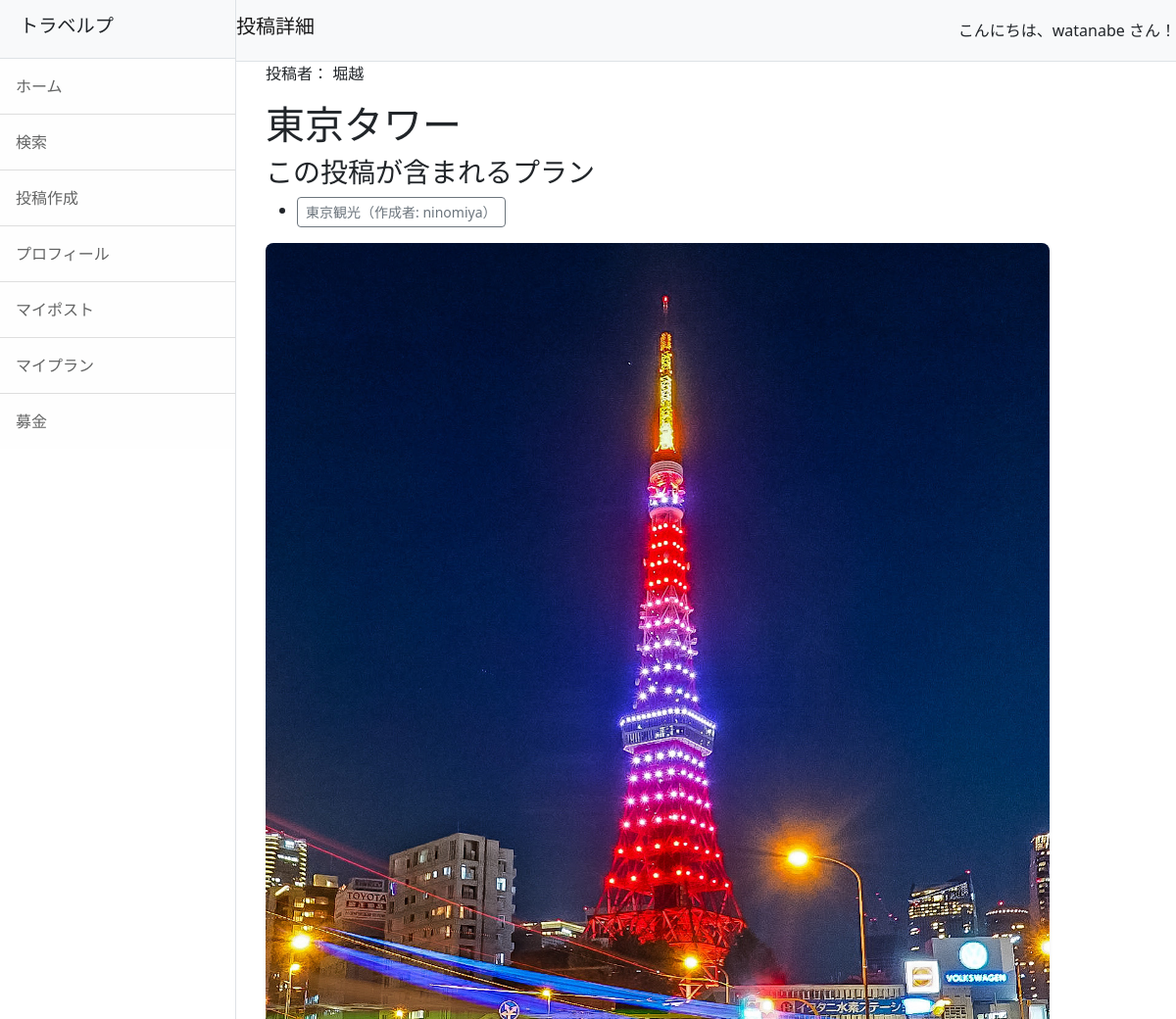
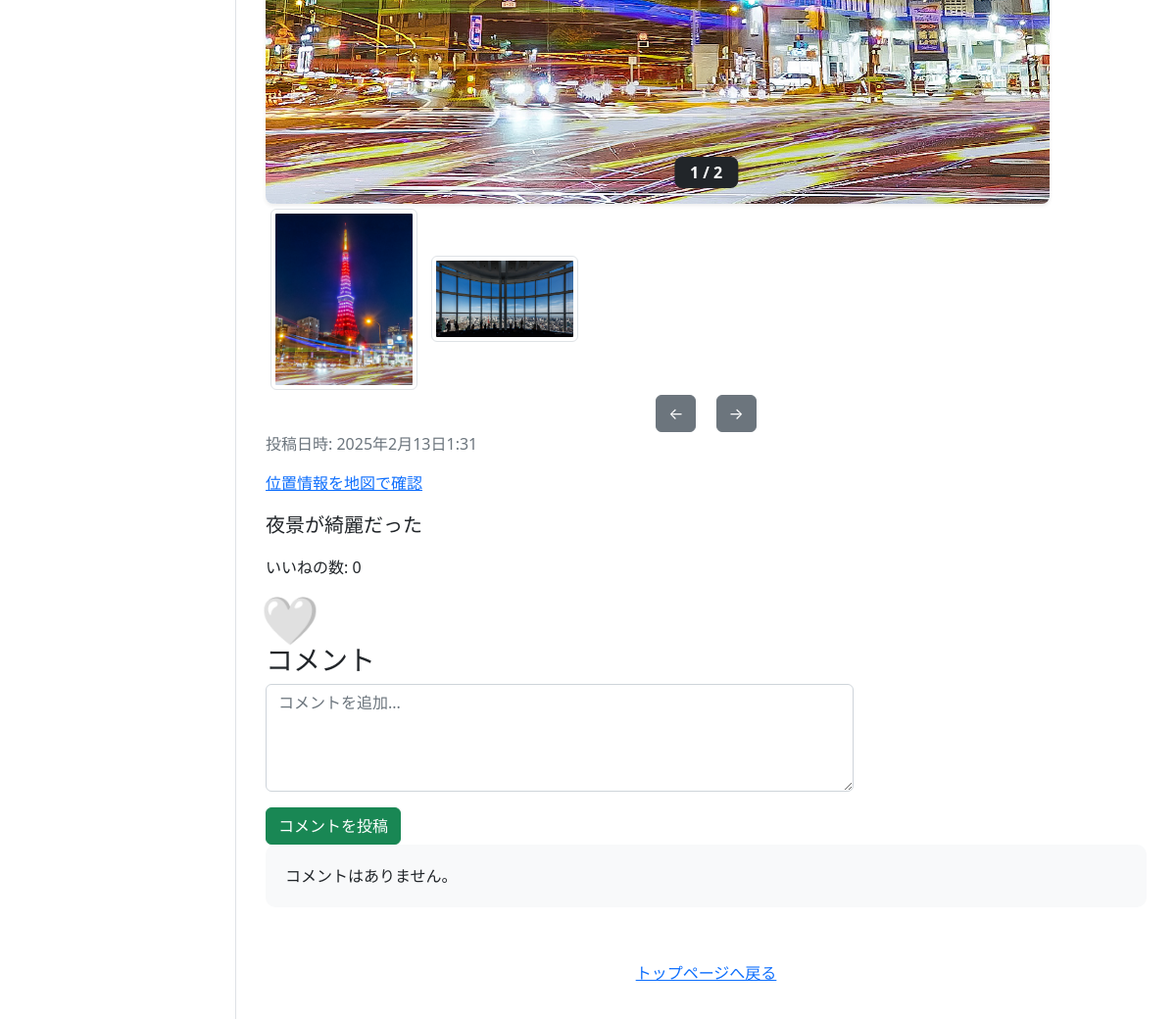
Screenshot of /post-detail/5/ (signed in) with the database file from the repository (2 pictures, top to bottom).
### accounts/models.py (models this page shows, shortened)
class CustomUser(AbstractUser):
    pass
    nickname = models.CharField(max_length=150, blank=True, null=True)
    profile_image = models.ImageField(upload_to='profile_images/', null=True, blank=True)
    profile_description = models.TextField(null=True, blank=True)

### travelp/models.py (models this page shows, shortened)
class Post(models.Model):
    user = models.ForeignKey(CustomUser, on_delete=models.SET_NULL, null=True, blank=True)
    title = models.CharField(max_length=200)
    comment = models.TextField()
    created_at = models.DateTimeField(auto_now_add=True)
    caption = models.TextField(verbose_name='場所', blank=True)
    fundraising = models.ForeignKey(Fundraising, null=True, blank=True, on_delete=models.SET_NULL)
    latitude = models.DecimalField(max_digits=15, decimal_places=11, null=True, blank=True)  # 緯度
    longitude = models.DecimalField(max_digits=15, decimal_places=11, null=True, blank=True)  # 経度
    def like_count(self):
        return self.likes.count()  # 投稿に対する「いいね」の数を返す
    def liked_by_user(self, user):
        return self.likes.filter(user=user).exists()

class Plan(models.Model):
    name = models.CharField(max_length=200)
    user = models.ForeignKey(CustomUser, on_delete=models.SET_NULL, null=True, blank=True)
    posts = models.ManyToManyField(Post, related_name='plans')  # プランに関連する投稿
    created_at = models.DateTimeField(auto_now_add=True)

class PostImage(models.Model):
    post = models.ForeignKey(Post, related_name='images', on_delete=models.CASCADE)
    image = models.ImageField(upload_to='photos')

### travelp/views.py (the view, shortened to what this page needs)
# urls.py: path('post-detail/<int:pk>/', views.PostDetailView.as_view(), name='post_detail'),
class PostDetailView(DetailView):
    model = Post
    template_name = 'post_detail.html'
    context_object_name = 'post'
    def get_context_data(self, **kwargs):
        context = super().get_context_data(**kwargs)
        context['plans'] = Plan.objects.filter(posts=self.object)
        print(f"DEBUG: {self.object.title} を含むプラン数 → {context['plans'].count()}")
        post = self.object  # 現在表示されている投稿オブジェクトを取得
        context['comments'] = Comment.objects.filter(post=post)
        if self.request.user.is_authenticated:
            context['liked'] = post.liked_by_user(self.request.user)  # いいねしているか確認
        else:
            context['liked'] = False  # ログインしていない場合はいいねなし
        return context
    def post_detail(request, post_id):
        post = get_object_or_404(Post, id=post_id)
        fundraising = get_object_or_404(Fundraising, post=post)  # 投稿に関連する募金プロジェクト
        if not (post.likes.filter(id=request.user.id).exists() or post.comments.filter(user=request.user).exists()):
            return redirect('some_other_page')
        plans = Plan.objects.filter(posts=post)
        print(f"DEBUG: {post.title} を含むプラン数 → {plans.count()}")
        return render(request, 'post_detail.html', {'post': post, 'plans': plans, 'fundraising': fundraising})

### travelp/templates/post_detail.html (shortened to what this page needs)
{% extends 'base.html' %}
{% block header %}投稿詳細{% endblock %}
{% block content %}
<div class="container-fluid">
  {% if user.nickname %}
    <p>投稿者： {{ post.user.nickname }}
  {% else %}
    <p>投稿者：{{ post.user.username }}</p>
  {% endif %}
  <h1>{{ post.title }}</h1>
  {% if user.is_authenticated %}
  {% if plans %}
    <h3>この投稿が含まれるプラン</h3>
    <ul>
      {% for plan in plans %}
        <li>
          <a href="{% url 'travelp:plan_detail' plan.id %}" class="btn btn-sm btn-outline-secondary">{{ plan.name }}（作成者: {{ plan.user.username }}）</a>
        </li>
      {% endfor %}
    </ul>
  {% else %}
    <h3>この投稿が含まれるプラン</h3>
    <p>この投稿を含むプランはありません。</p>
  {% endif %}
{% endif %}
  <div style="position: relative;">
    <img id="main-image" src="{{ post.images.first.image.url }}" alt="メイン画像" width="800" class="img-fluid rounded-3 shadow-sm">
    <p id="image-count" class="image-count position-absolute bottom-0 start-50 translate-middle-x text-white bg-dark py-1 px-3 rounded-3" style="font-weight: bold; display: none;">1 / {{ post.images.count }}</p>
  </div>
  {% if post.images.count > 1 %}
    <div class="thumbnail-images">
      {% for image in post.images.all %}
        <img class="thumbnail img-thumbnail" src="{{ image.image.url }}" alt="投稿画像" width="150" onclick="changeImageFromThumbnail('{{ image.image.url }}')" style="cursor: pointer; margin: 5px;">
      {% endfor %}
    </div>
    <div class="thumbnail-navigation text-center">
      <button id="prev-thumbnail" class="btn btn-secondary me-2" onclick="changeThumbnail('prev')">←</button>
      <button id="next-thumbnail" class="btn btn-secondary ms-2" onclick="changeThumbnail('next')">→</button>
    </div>
  {% endif %}
  <p class="text-muted">投稿日時: {{ post.created_at }}</p>
  {% if post.latitude and post.longitude %}
    <p>
      <a href="https://www.openstreetmap.org/?mlat={{ post.latitude }}&mlon={{ post.longitude }}#map=14/{{ post.latitude }}/{{ post.longitude }}" target="_blank">
        位置情報を地図で確認
      </a>
    </p>
  {% endif %}
  <p class="lead">{{ post.comment }}</p>
  <p>いいねの数: <span id="like-count">{{ post.like_count }}</span></p>
  {% if user.is_authenticated %}
    <button id="like-button" class="btn {% if liked %}btn-primary{% else %}btn-outline-primary{% endif %}" onclick="toggleLike()" style="width: 50px; height: 50px; padding: 0; background-color: transparent; border: none; position: relative; display: flex; justify-content: center; align-items: center;">
      <span class="heart-icon" style="font-size: 48px;">{% if liked %}🩷{% else %}🤍{% endif %}</span>
    </button>
  {% endif %}
  <h3>コメント</h3>
  {% if user.is_authenticated %}
    <form id="comment-form" method="POST" action="{% url 'travelp:add_comment' post.pk %}">
      <textarea name="comment" rows="4" cols="50" placeholder="コメントを追加..." class="form-control" float='float_none' style="max-width: 600px;"></textarea>
      <button type="submit" class="btn btn-success mt-3">コメントを投稿</button>
    </form>
  {% endif %}
  <ul id="comment-list" class="list-unstyled">
    {% for comment in post.comments.all %}
      <li class="comment mb-3" style="background-color: #f8f9fa; border-radius: 10px; padding: 20px; box-shadow: 0 4px 10px rgba(0, 0, 0, 0.1);">
        <div class="d-flex justify-content-between">
          <strong>
            {% if comment.user.nickname %}
             {{ comment.user.nickname }}
            {% else %}
              {{ comment.user.username }}
            {% endif %}
          </strong>
          <small class="text-muted">{{ comment.created_at|timesince }}前</small>
        </div>
        <p class="comment-text mt-2">{{ comment.text }}</p>
        {% if comment.user == request.user %}
          <form method="POST" action="{% url 'travelp:delete_comment' post.pk comment.pk %}" class="d-inline">
            {% csrf_token %}
            <button type="submit" class="btn btn-danger btn-sm mt-2">削除</button>
          </form>
        {% endif %}
      </li>
    {% empty %}
      <li class="mb-3" style="background-color: #f8f9fa; border-radius: 10px; padding: 20px;">コメントはありません。</li>
    {% endfor %}
  </ul>
  <p class="text-center mt-5">
    <a href="{% url 'travelp:index' %}" class="btn btn-link">トップページへ戻る</a>
  </p>
</div>
{% endblock %}

### travelp/templates/base.html (shortened to what this page needs)
{% load static %}
<!DOCTYPE html>
<html lang="ja">
    <head>
        <link href="{% static 'css/styles.css' %}" rel="stylesheet" />
        <link rel="stylesheet" href="https://unpkg.com/leaflet@1.7.1/dist/leaflet.css" />
    </head>
    <body class="{% if request.user.is_staff %} dark-mode {% endif %}">
        <div class="d-flex" id="wrapper">
            <div class="border-end bg-white" id="sidebar-wrapper">
                <div class="sidebar-heading border-bottom bg-light">
                    <h1 class="navbar-brand">トラベルプ</h1>
                </div>
                <div class="list-group list-group-flush">
                    <a class="list-group-item list-group-item-action list-group-item-light p-3" href="{% url 'travelp:index' %}">ホーム</a>
                    <a class="list-group-item list-group-item-action list-group-item-light p-3" href="{% url 'travelp:search' %}">検索</a>
                    <a class="list-group-item list-group-item-action list-group-item-light p-3" href="{% url 'travelp:post' %}">投稿作成</a>
                    {% if request.user.is_authenticated %}
                        <a class="list-group-item list-group-item-action list-group-item-light p-3" href="{% url 'travelp:myprofile' %}">プロフィール</a>
                        <a class="list-group-item list-group-item-action list-group-item-light p-3" href="{% url 'travelp:mypost' %}">マイポスト</a>
                        <a class="list-group-item list-group-item-action list-group-item-light p-3" href="{% url 'travelp:myplan' %}">マイプラン</a>
                        <a class="list-group-item list-group-item-action list-group-item-light p-3" href="{% url 'travelp:fundraising_list' %}">募金</a>
                    {% endif %}
                </div>
            </div>
            <div id="page-content-wrapper">
                <nav class="navbar navbar-expand-lg navbar-light bg-light border-bottom d-flex justify-content-between">
                    <h1 class="navbar-brand">{% block header %}ホーム{% endblock %}</h1>
                    {% if request.user.is_authenticated %}
                        <div class="text-end">
                            こんにちは、{{ request.user.username }} さん！
                        </div>
                    {% endif %}
                </nav>
                <div class="container-fluid">
                    {% block content %}{% endblock %}
                </div>
            </div>
        </div>
    </body>
</html>

### rows the page displays
CustomUser: user.username "watanabe"
Post: user.nickname "堀越", title "東京タワー", images.first.image (picture), created_at "2025年2月13日1:31", comment "夜景が綺麗だった", like_count "0"
Plan: name "東京観光", user.username "ninomiya"
PostImage: image (picture)
PostImage: image (picture)
